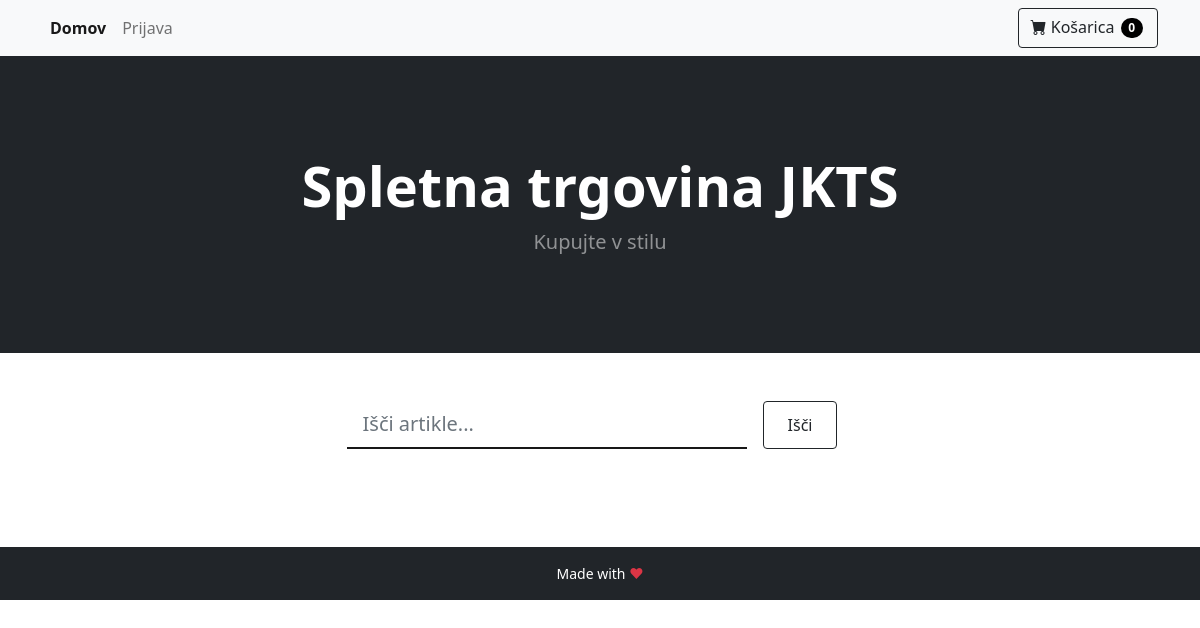
/, run on an earlier commit of the app's database.
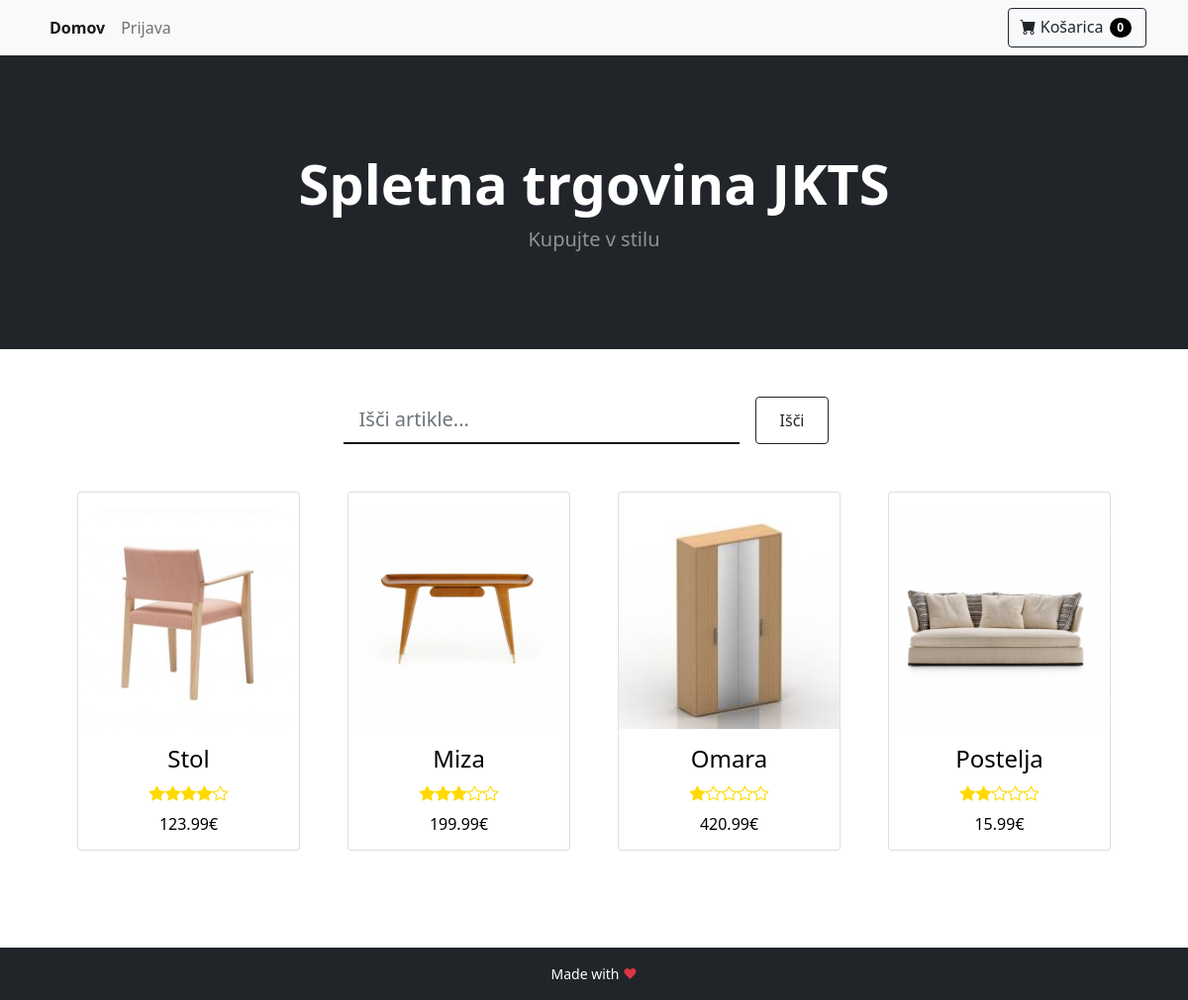
And on a later commit of the database.
### tables this page shows
CREATE TABLE IF NOT EXISTS `article` (
    `id` INT AUTO_INCREMENT PRIMARY KEY,
    `title` TEXT NOT NULL,
    `description` TEXT NOT NULL,
    `price` FLOAT NOT NULL,
    `photo` TEXT NOT NULL,
    `review` INT NOT NULL,
    `sumReview` INT NOT NULL,
    `numReview` INT NOT NULL
);

### model/database_init.php (called while the page is built, shortened)
<?php
class DBInit {
    private static $host = "localhost";
    private static $user = "root";
    private static $password = "ep";
    private static $schema = "webshop";
    private static $instance = null;
    public static function getInstance() {
        if (!self::$instance) {
            $config = "mysql:host=" . self::$host
                    . ";dbname=" . self::$schema;
            $options = array(
                PDO::ATTR_ERRMODE => PDO::ERRMODE_EXCEPTION,
                PDO::ATTR_DEFAULT_FETCH_MODE => PDO::FETCH_ASSOC,
                PDO::ATTR_PERSISTENT => true,
                PDO::MYSQL_ATTR_INIT_COMMAND => 'SET NAMES utf8'
            );
            self::$instance = new PDO($config, self::$user, self::$password, $options);
        }
        return self::$instance;
    }
}

### model/AbstractDB.php (called while the page is built, shortened)
<?php
require_once 'model/database_init.php';
abstract class AbstractDB {
    protected static $dbh = null;
    public static function getConnection() {
        if (is_null(self::$dbh)) {
            self::$dbh = DBInit::getInstance();
        }
        return self::$dbh;
    }
    protected static function query($sql, array $params = array()) {
        $stmt = self::getConnection()->prepare($sql);
        $params_filtered = self::filterParams($sql, $params);
        $stmt->execute($params_filtered);
        return $stmt->fetchAll();
    }
    protected static function filterParams($sql, array $params) {
        $sql_split = preg_split("/[\(\) ,]/", $sql);
        $sql_params = array_values(preg_grep('/^:/', $sql_split));
        $result = array();
        return $result;
    }
    protected static function alterKeys(array $params) {
        $result = array();
        return $result;
    }
}

### model/ArticleDB.php (called while the page is built, shortened)
<?php
require_once 'model/AbstractDB.php';
class ArticleDB extends AbstractDB {
    public static function getAll() {
        return parent::query("SELECT id, title, description, price, photo, review, sumReview, numReview"
                        . " FROM article"
                        . " ORDER BY id ASC");
    }
}

### ViewHelper.php (called while the page is built, shortened)
<?php
class ViewHelper {
    public static function render($file, $variables = array()) {
        extract($variables);
        include($file);
        return ob_get_clean();
    }
}

### view/index.php (the view, shortened to what this page needs)
<!doctype html>
<html lang="en">
    <head>
        <link href="../public/css/style.css" rel="stylesheet" />
        <link href="https://cdn.jsdelivr.net/npm/bootstrap@5.1.3/dist/css/bootstrap.min.css" rel="stylesheet"
>
        <link href="https://cdn.jsdelivr.net/npm/bootstrap-icons@1.5.0/font/bootstrap-icons.css" rel="stylesheet" />
    </head>
    <body>
        <?php include("layout/navbar.php") ?>
        <header class="bg-dark py-5">
            <div class="container px-4 px-lg-5 my-5">
                <div class="text-center text-white">
                    <h1 class="display-4 fw-bolder">Spletna trgovina JKTS</h1>
                    <p class="lead fw-normal text-white-50 mb-0">Kupujte v stilu</p>
                </div>
            </div>
        </header>
        <div class="container mt-5 d-flex justify-content-center">
            <div class="row">
                <form action="<?= BASE_URL ?>" method="POST" class="d-flex">
                    <input class="sign form-control form-control-lg form-control-borderless" type="text" name="search" placeholder="Išči artikle...">
                    <button class="btn btn-outline-dark mx-3 px-4" type="submit">Išči</button>
                </form>
            </div>
        </div>
        <div class="container px-4 px-lg-5 mt-5">
            <div class="row gx-4 gx-lg-5 row-cols-2 row-cols-md-3 row-cols-xl-4 justify-content-center">
                <?php foreach ($articles as $article): ?>
                    <div class="col mb-5">
                        <a href="<?= BASE_URL . "product?id=" . $article["id"] ?>">
                            <div class="card">
                                <img class="card-image pt-3" src="../public/assets/<?= $article["photo"] ?>" />
                                <div class="card-body">
                                    <h4 class="card-name"><?= $article["title"] ?></h5>
                                        <div class="card-stars">
                                            <?php
                                            $empty = 5 - $article["review"];
                                            for ($i = 0; $i < $article["review"]; $i++) {
                                                echo '<div class="bi-star-fill"></div>';
                                            }
                                            for ($i = 0; $i < $empty; $i++) {
                                                echo '<div class="bi-star"></div>';
                                            }
                                            ?>
                                        </div>
                                        <h5 class="card-price"><?= $article["price"] ?>€</h5>
                                </div>
                            </div>
                        </a>
                    </div>
                <?php endforeach ?>
            </div>
        </div>
        <?php include("layout/footer.php") ?>
    </body>
</html>

### index.php (shortened to what this page needs)
<?php
require_once ("controller/MainController.php");
$path = isset($_SERVER["PATH_INFO"]) ? trim($_SERVER["PATH_INFO"], "/") : "";
$urls = [
    "" => function () {
        MainController::index();
    },
    "product" => function () {
        MainController::product();
    },
    "checkout" => function () {
        if ($_SERVER["REQUEST_METHOD"] == "POST") {
            OrderController::add();
        } else {
            OrderController::checkout();
        }
    },
    "cart" => function () {
        OrderController::cart();
    },
    "summary" => function () {
        OrderController::summary();
    },
    "order-details" => function () {
        OrderController::order_details();
    },
    "order-edit" => function () {
        if ($_SERVER["REQUEST_METHOD"] == "POST") {
            OrderController::edit_status();
        } else {
            OrderController::order_edit();
        }
    },
    "signin" => function () {
        if ($_SERVER["REQUEST_METHOD"] == "POST") {
            UserController::verifySignIn();
        } else if ($_SERVER["REQUEST_METHOD"] == "GET") {
            UserController::signin();
        }
    },
    "signup" => function () {
        if ($_SERVER["REQUEST_METHOD"] == "GET") {
            UserController::signup();
        } else if ($_SERVER["REQUEST_METHOD"] == "POST") {
            UserController::create_user();
        }
    },
    "control-panel-seller" => function () {
        MainController::controlPanelSeller();
    },
    "control-panel-admin" => function () {
        MainController::controlPanelAdmin();
    },
    "add-seller" => function () {
        if ($_SERVER["REQUEST_METHOD"] == "GET") {
            MainController::addSellerView();
        } else if ($_SERVER["REQUEST_METHOD"] == "POST") {
            UserController::addSeller();
        }
    },
    "product/add" => function () {
        if ($_SERVER["REQUEST_METHOD"] == "POST") {
            ArticleController::add();
        } else {
            ArticleController::addForm();
        }
    },
    "profile" => function () {
        UserController::profile();
    },
    "logout" => function () {
        UserController::logout();
    },
    "change_password" => function () {
        UserController::change_password();
    },
    "update_user" => function () {
        UserController::update_user();
    },
    "update_customer" => function() {
        UserController::update_customer();
    },
    "customer-edit" => function () {
        if ($_SERVER["REQUEST_METHOD"] == "GET"){
            UserController::editCustomerView();
        }
        else{
            UserController::editCustomer();
        }
    },
    "customer-delete" => function() {
        UserController::deleteCustomer();
    },
    "add-customer" => function() {
        if ($_SERVER["REQUEST_METHOD"] === "GET"){
            UserController::addCustomerView();
        }else{
            UserController::addCustomer();
        }
    },
    "product/edit" => function () {
        if ($_SERVER["REQUEST_METHOD"] == "POST") {
            ArticleController::edit();
        } else {
            ArticleController::editForm();
        }
    },
    "product/delete" => function () {
        ArticleController::delete();
    },
    "product/rate" => function () {
        if ($_SERVER["REQUEST_METHOD"] == "POST") {
            ArticleController::rate();
        }
    },
    "seller/edit" => function () {
        if ($_SERVER["REQUEST_METHOD"] == "POST") {
            UserController::editSeller();
        } else if ($_SERVER["REQUEST_METHOD"] == "GET") {
            UserController::editForm();
        }
    },
    "seller/delete" => function () {
        UserController::deleteSeller();
    },
    "my-orders" => function () {
        MainController::myOrdersPage();
    },
    "api/products" => function () {
        ApiController::getAllProducts();
    },
    "api/product" => function () {
        ApiController::getProduct();
    }
];
try {
    if (isset($urls[$path])) {
        $urls[$path]();
    } else {
        echo "No controller for '$path'";
    }
} catch (InvalidArgumentException $e) {
    echo "$path";
    ViewHelper::error404();
} catch (Exception $e) {
    echo "An error occurred: <pre>$e</pre>";
}

### controller/MainController.php (shortened to what this page needs)
<?php
require_once("model/ArticleDB.php");
require_once("ViewHelper.php");
class MainController {
    public static function index() {
        echo ViewHelper::render("view/index.php", [
            "articles" => ArticleDB::getAll(),
            "message" => "",
        ]);
    }
}

### view/layout/navbar.php (shortened to what this page needs)
<?php
$slug = isset($_SERVER["PATH_INFO"]) ? trim($_SERVER["PATH_INFO"], "/") : "";
?>
<nav class="navbar navbar-expand-lg navbar-light bg-light">
    <div class="container">
        <ul class="navbar-nav me-auto">
            <li class="nav-item"><a class="nav-link <?php echo ($slug == "") ? "active" : ""; ?>" aria-current="page" href="<?= BASE_URL . "" ?>">Domov</a></li>
            <?php if (isset ($_SESSION["loggedIn"]) && $_SESSION["loggedIn"] == true) { ?>
                <li class="nav-item"><a class="nav-link <?php echo ($slug == "profile") ? "active" : ""; ?>" href="<?= BASE_URL . "profile" ?>">Profil</a></li>
            <?php } else {?>
                <li class="nav-item"><a class="nav-link <?php echo ($slug == "signin") ? "active" : ""; ?>" href="<?= BASE_URL . "signin" ?>">Prijava</a></li>
            <?php }?>
        </ul>
        <form class="d-flex">
            <a class="btn btn-outline-dark" href="<?= BASE_URL . "cart" ?>" data-toggle="modal" data-target="#exampleModal">
                <span class="bi-cart-fill"></span>
                Košarica
                <span class="badge"><?php echo(!empty($_SESSION["cart"])) ? count($_SESSION["cart"]) : "0" ?></span>
            </a>
        </form>
    </div>
</nav>

### view/layout/footer.php (shortened to what this page needs)
<footer class="bg-dark">
    <p class="footer-text py-3">Made with <span class="text-danger">♥</span></p>
</footer>

### public/css/style.css (style rules this page uses)
.nav-link.active { font-weight: 600; }
.btn .badge { color: white; background-color: black; border-radius: 50px; margin: 2px; }
footer { margin-top: 50px; }
.footer-text { text-align: center; color: white; font-size: 14px; margin-bottom: 0; }
.card { text-align: center; transition: box-shadow 0.2s; }
.card-body { padding: 0px; }
.card-price { font-size: 16px; padding-top: 10px; margin-bottom: 0; }
.card-stars { display: flex; justify-content: center; color: rgb(255, 217, 0); }
.col a { text-decoration: none; color: black; }
.sign { width: 400px !important; border-left: none !important; border-right: none !important; border-top: none !important; border-radius: 0 !important; border-bottom: 2px rgb(24, 24, 24) solid !important; }

What changed in the data, as far as the page shows it:
added article: photo (picture), title "Stol", review 4 (drawn), price "123.99"
added article: photo (picture), title "Miza", review 3 (drawn), price "199.99"
added article: photo (picture), title "Omara", review 1 (drawn), price "420.99"
added article: photo (picture), title "Postelja", review 2 (drawn), price "15.99"
